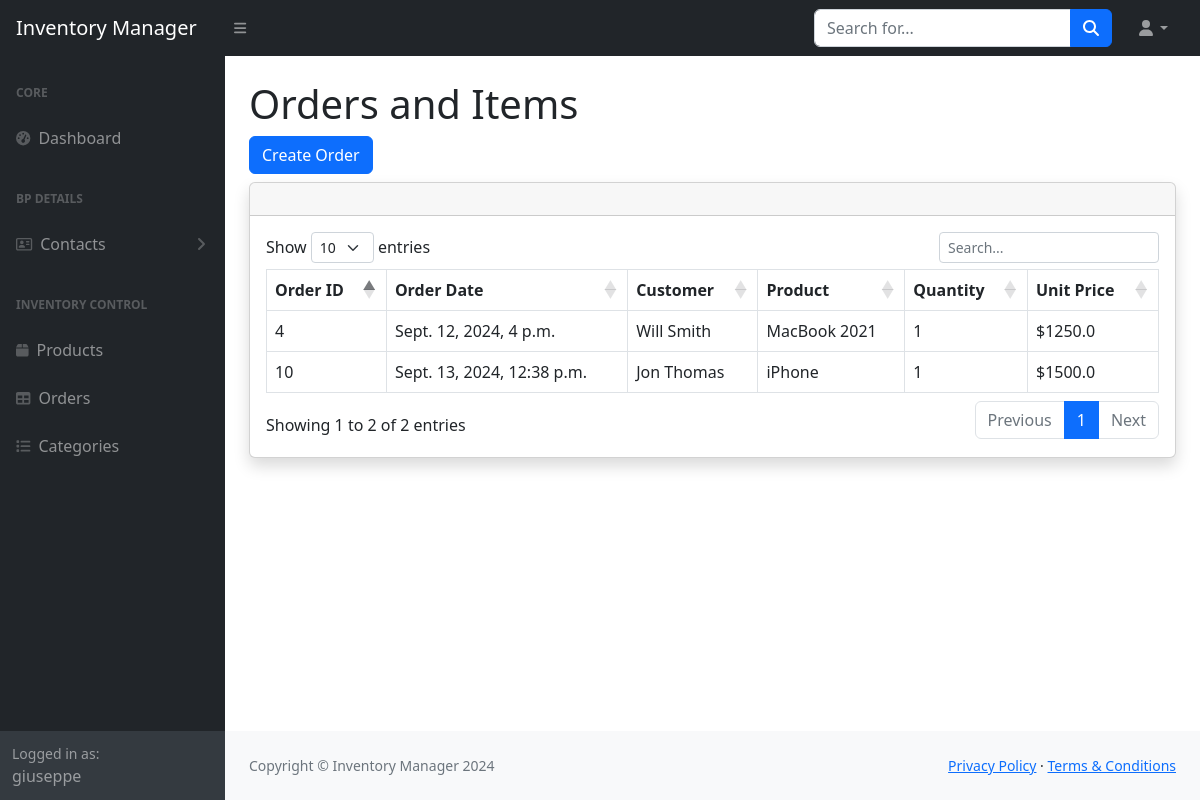
Page /orders (signed in) on the earlier database version.
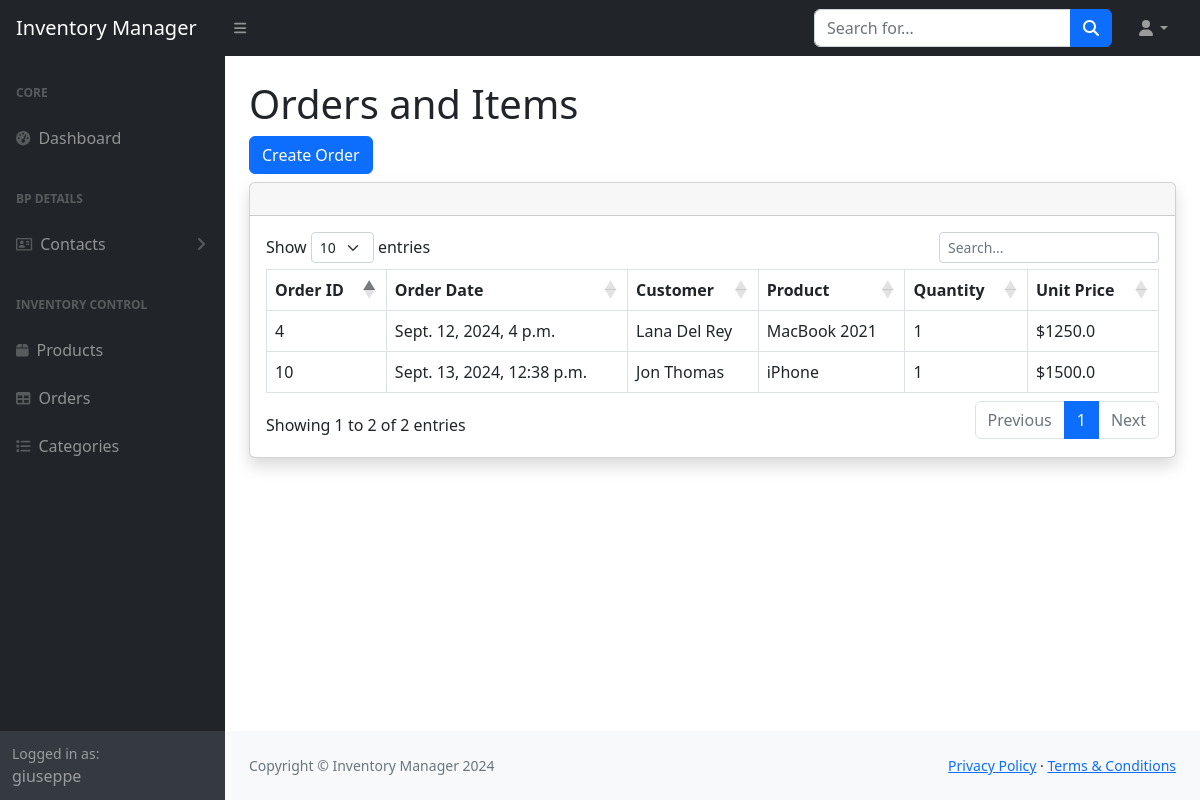
Same page on the later database version.
### inventorymanager/models.py (models this page shows, shortened)
class Order(models.Model):
    order_date = models.DateTimeField(auto_now_add=True)
    customer = models.ForeignKey(Customer, on_delete=models.CASCADE, related_name="orders")

class Customer(models.Model):
    first_name = models.CharField(max_length=75, null = False)
    last_name = models.CharField(max_length=75, null = False)
    email = models.CharField(max_length=75)
    phone = models.CharField(max_length=15)

### inventorymanager/views.py (the view)
# urls.py: path("orders", views.order_view, name="orders"),
@login_required
def order_view(request):
    orders = Order.objects.all()
    return render(request, 'inventorymanager/orders.html', {
            "orders": orders
        })

### inventorymanager/templates/inventorymanager/orders.html (shortened to what this page needs)
{% extends "inventorymanager/layout.html" %}
{% block body %}
<h1 class="mt-4">Orders and Items</h1>
<a type="button" class="btn btn-primary mb-2" href="{% url 'create_order' %}">Create Order</a>
    <div class="card shadow mb-4">
            <div class="card-header py-3">
            </div>
            <div class="card-body">
                <div class="table-responsive">
                    <table id="ordersTable" class="table table-bordered" data-type="order" width="100%" cellspacing="0">
                        <thead>
                            <tr>
                                <th>Order ID</th>
                                <th>Order Date</th>
                                <th>Customer</th>
                                <th>Product</th>
                                <th>Quantity</th>
                                <th>Unit Price</th>
                            </tr>
                        </thead>
                        <tbody>
                            {% for order in orders %}
                                {% for item in order.order_items.all %}
                                <tr data-id="{{ order.id }}">
                                    <td>{{ order.id }}</td>
                                    <td>{{ order.order_date }}</td>
                                    <td>{{ order.customer.first_name }} {{ order.customer.last_name }}</td>
                                    <td>{{ item.product.name }}</td>
                                    <td>{{ item.quantity }}</td>
                                    <td>${{ item.unit_price }}</td>
                                </tr>
                                {% endfor %}
                            {% endfor %}
                        </tbody>
                    </table>
            </div>
        </div>
</div>
{% endblock body %}

Differences in the rows shown:
changed Order id 4: customer.first_name "Will" → "Lana"; customer.last_name "Smith" → "Del Rey"
